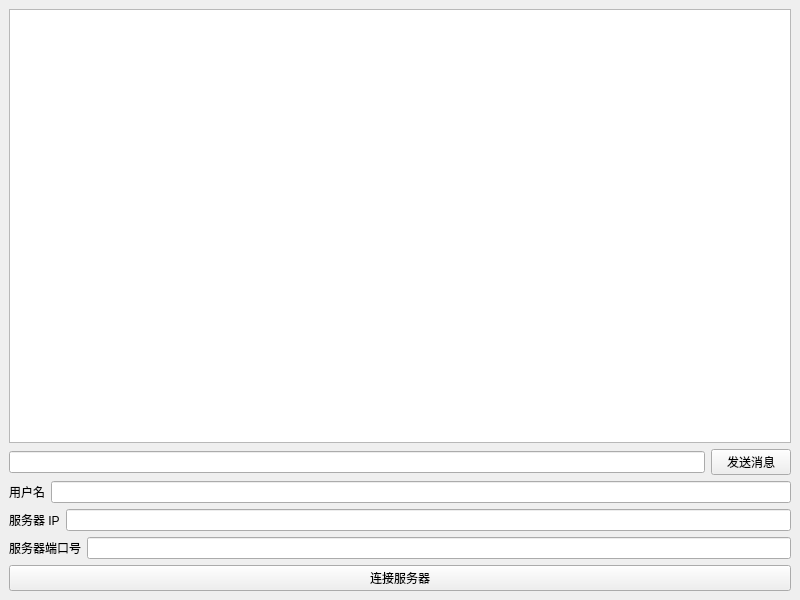
<?xml version="1.0" encoding="UTF-8"?>
<ui version="4.0">
 <class>MainWindow</class>
 <widget class="QMainWindow" name="MainWindow">
  <property name="geometry">
   <rect>
    <x>0</x>
    <y>0</y>
    <width>800</width>
    <height>600</height>
   </rect>
  </property>
  <property name="windowTitle">
   <string>MainWindow</string>
  </property>
  <widget class="QWidget" name="centralwidget">
   <layout class="QVBoxLayout" name="MainLayout">
    <item>
     <widget class="QTextBrowser" name="textArea"/>
    </item>
    <item>
     <layout class="QHBoxLayout" name="horizontalLayout2">
      <item>
       <widget class="QLineEdit" name="messageEdit"/>
      </item>
      <item>
       <widget class="QPushButton" name="sendButton">
        <property name="text">
         <string>发送消息</string>
        </property>
       </widget>
      </item>
     </layout>
    </item>
    <item>
     <layout class="QHBoxLayout" name="horizontalLayout">
      <item>
       <widget class="QLabel" name="label">
        <property name="text">
         <string>用户名</string>
        </property>
       </widget>
      </item>
      <item>
       <widget class="QLineEdit" name="userEdit"/>
      </item>
     </layout>
    </item>
    <item>
     <layout class="QHBoxLayout" name="horizontalLayout">
      <item>
       <widget class="QLabel" name="label2">
        <property name="text">
         <string>服务器 IP</string>
        </property>
       </widget>
      </item>
      <item>
       <widget class="QLineEdit" name="ipEdit"/>
      </item>
     </layout>
    </item>
    <item>
     <layout class="QHBoxLayout" name="horizontalLayout">
      <item>
       <widget class="QLabel" name="label">
        <property name="text">
         <string>服务器端口号</string>
        </property>
       </widget>
      </item>
      <item>
       <widget class="QLineEdit" name="portEdit"/>
      </item>
     </layout>
    </item>
    <item>
     <widget class="QPushButton" name="connectButton">
      <property name="text">
       <string>连接服务器</string>
      </property>
     </widget>
    </item>
   </layout>
  </widget>
 </widget>
 <resources/>
 <connections/>
</ui>
